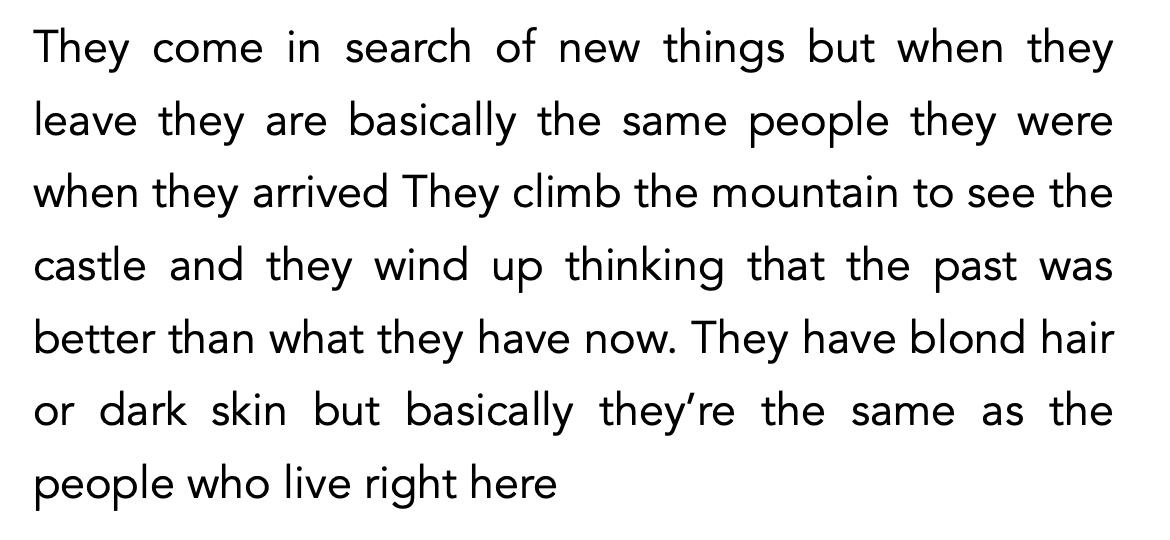
#> input picture WritingRecognition/ocr/testing/alchemist1.png, 1170 x 540 px
$ python extract_letters.py   (older library calls are emulated)
#> lines starting #> are read from the running program, lines starting #| are printed output that depends on the picture; after the words box and inside, x2 and y2 are one past the last pixel; in counts of white or black regions, pixels touching at a corner belong together
# Sample code for AI Coursework
# Extracts the letters from a printed page.

# Keep in mind that after you extract each letter, you have to normalise the size.
# You can do that by using scipy.imresize. It is a good idea to train your classifiers
# using a constast size (for example 20x20 pixels)
import numpy as np
import matplotlib.pyplot as plt
import matplotlib.patches as mpatches
from scipy.misc import imread,imresize
from skimage.segmentation import clear_border
from skimage.morphology import label
from skimage.measure import regionprops


image = imread('./ocr/testing/alchemist1.png',1)
#> image: shape (540, 1170) float32; min 0, max 255, mean 232.9

#apply threshold in order to make the image binary
bw = image < 120
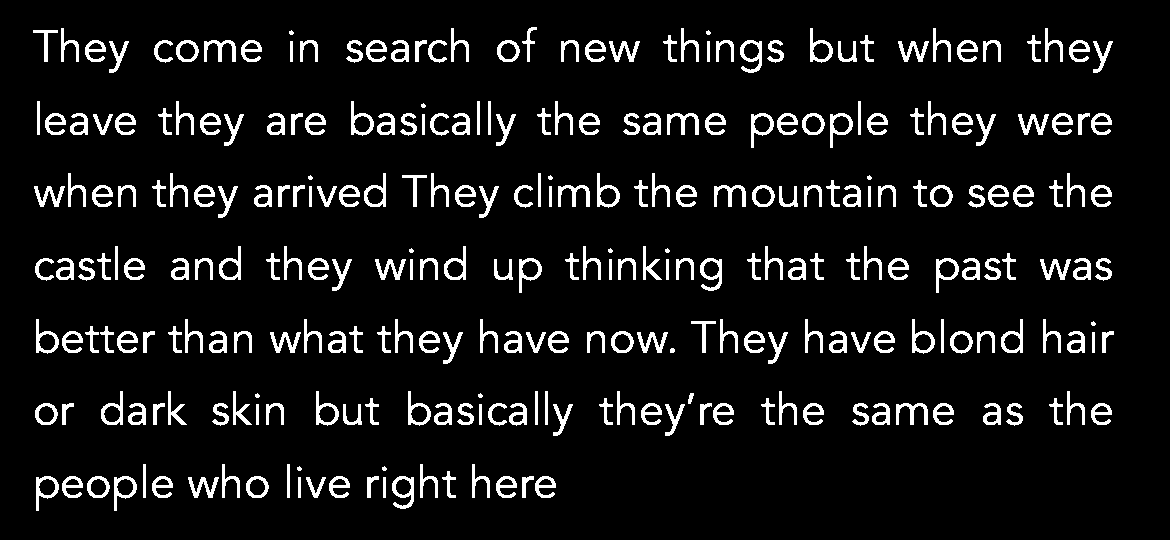
#> bw: shape (540, 1170) bool; 8.3% white; 284 white regions (14 under 20 px), largest, box (x1, y1, x2, y2) and area: (740, 40, 762, 73) 325, (700, 258, 722, 291) 325, (392, 476, 414, 509) 325

# remove artifacts connected to image border
cleared = bw.copy()
clear_border(cleared)

# label image regions
label_image = label(cleared,neighbors=8)
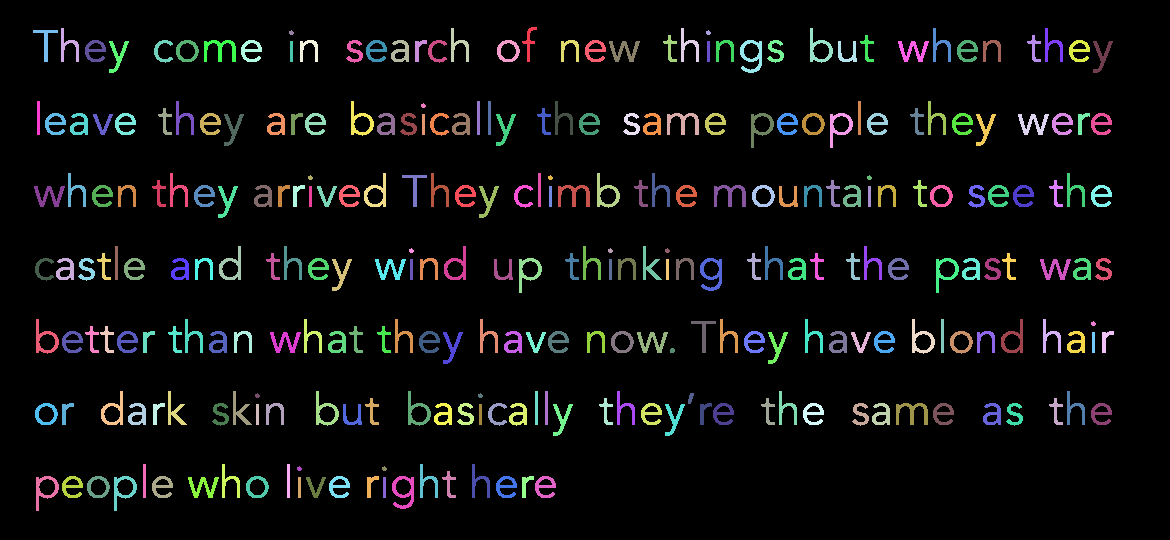
#> label_image: shape (540, 1170) int32; 285 distinct labels, from 0 to 284; one colour per label, 0 black
borders = np.logical_xor(bw, cleared)
#> borders: shape (540, 1170) bool; every value is 0
label_image[borders] = -1

print (label_image.max())
#| 284

fig, ax = plt.subplots(ncols=1, nrows=1, figsize=(16, 16))
ax.imshow(bw, cmap='jet')

for region in regionprops(label_image):
    minr, minc, maxr, maxc = region.bbox
    if maxr - minr > 15:
        rect = mpatches.Rectangle((minc, minr), maxc - minc, maxr - minr,fill=False, edgecolor='red', linewidth=2)
        ax.add_patch(rect)
#> this loop made 284 passes
#> (minr, minc, maxr, maxc) on passes 1 to 3: (27, 522, 62, 537), (28, 61, 62, 79), (28, 451, 62, 469)

plt.show()
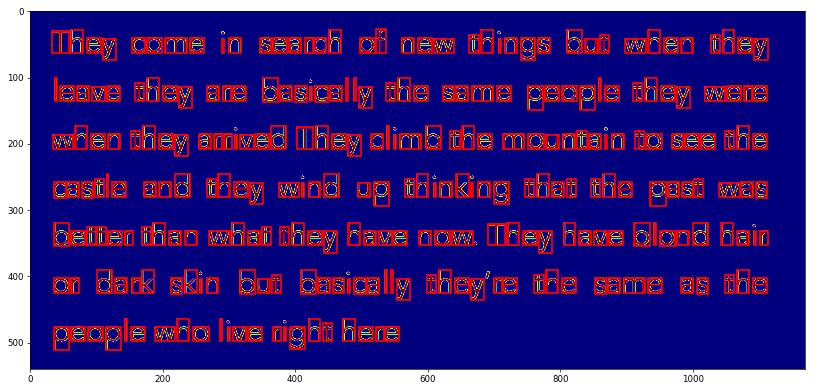
#> figure drawn by matplotlib, 1 panel

$ run again, with WritingRecognition/ocr/testing/alchemist2.png copied over WritingRecognition/ocr/testing/alchemist1.png
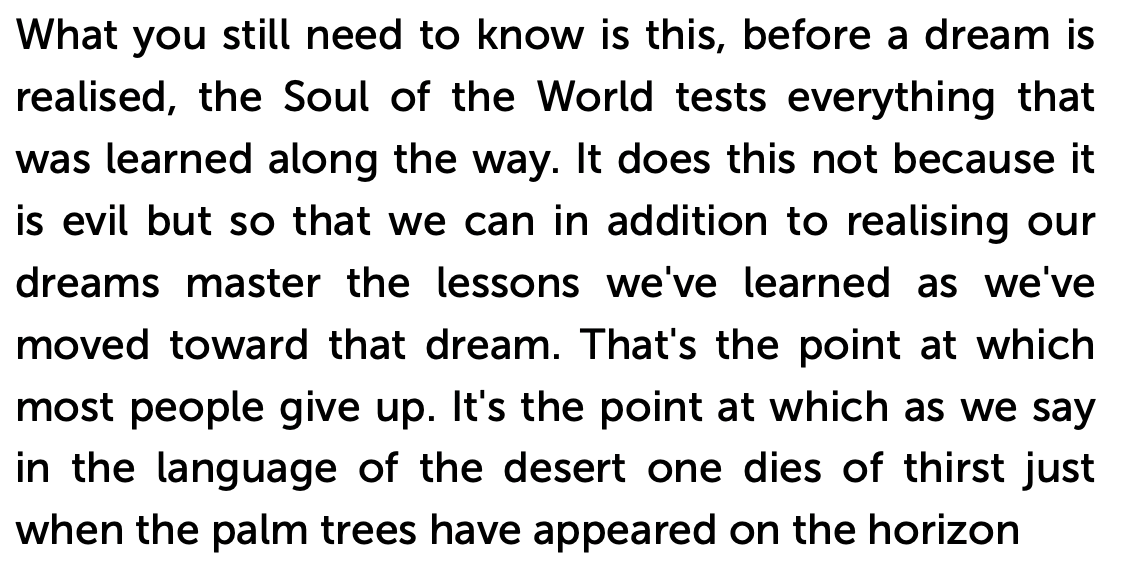
#> input picture WritingRecognition/ocr/testing/alchemist2.png, 1124 x 576 px
#> bw: shape (576, 1124) bool; 14% white; 410 white regions, largest, box (x1, y1, x2, y2) and area: (16, 18, 54, 49) 517, (537, 80, 575, 111) 517, (1015, 26, 1048, 49) 383
#> `label_image = label(cleared,neighbors=8)`:
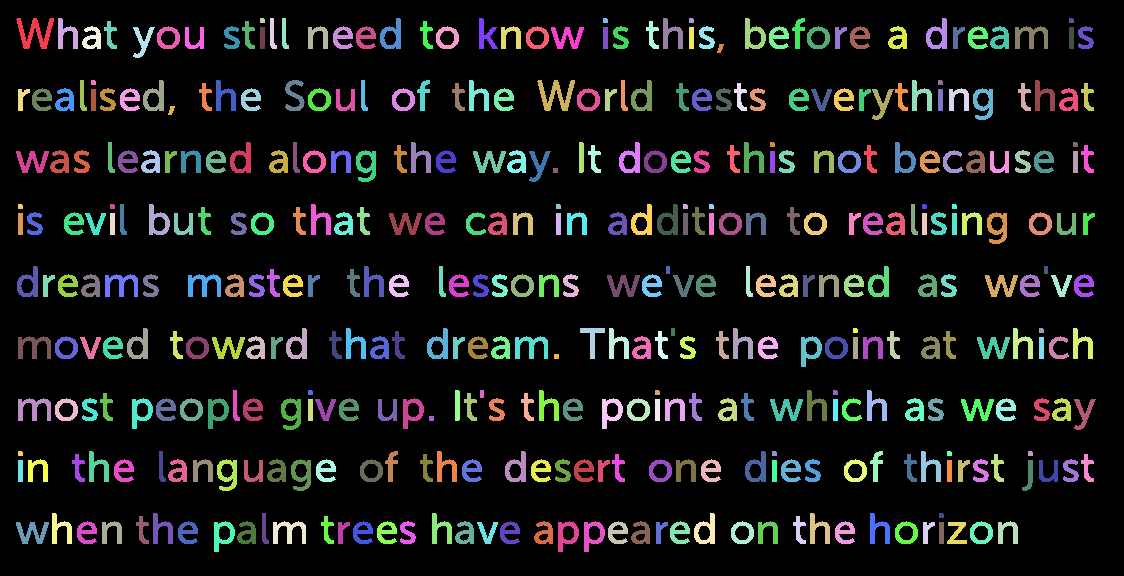
#> label_image: shape (576, 1124) int32; 411 distinct labels, from 0 to 410; one colour per label, 0 black
#> borders: shape (576, 1124) bool; every value is 0
#| 410
#> the loop `for region in regionprops(label_image):` made 410 passes
#> (minr, minc, maxr, maxc) on passes 1 to 3: (18, 16, 49, 54), (18, 58, 49, 78), (18, 260, 23, 265)
#> `plt.show()`:
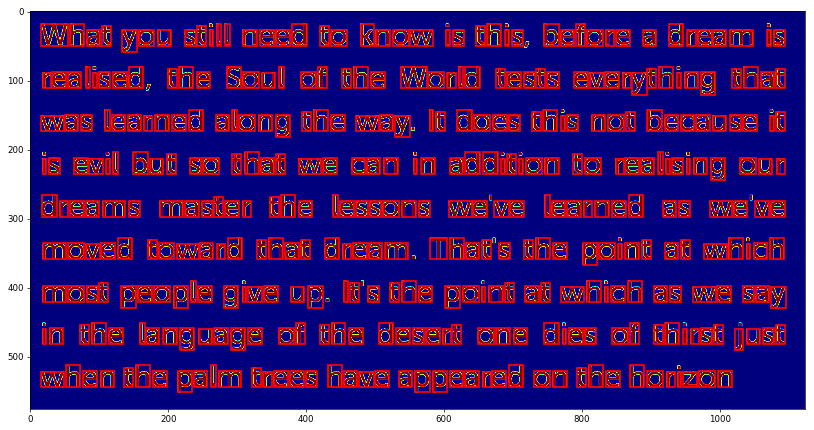
#> figure drawn by matplotlib, 1 panel
